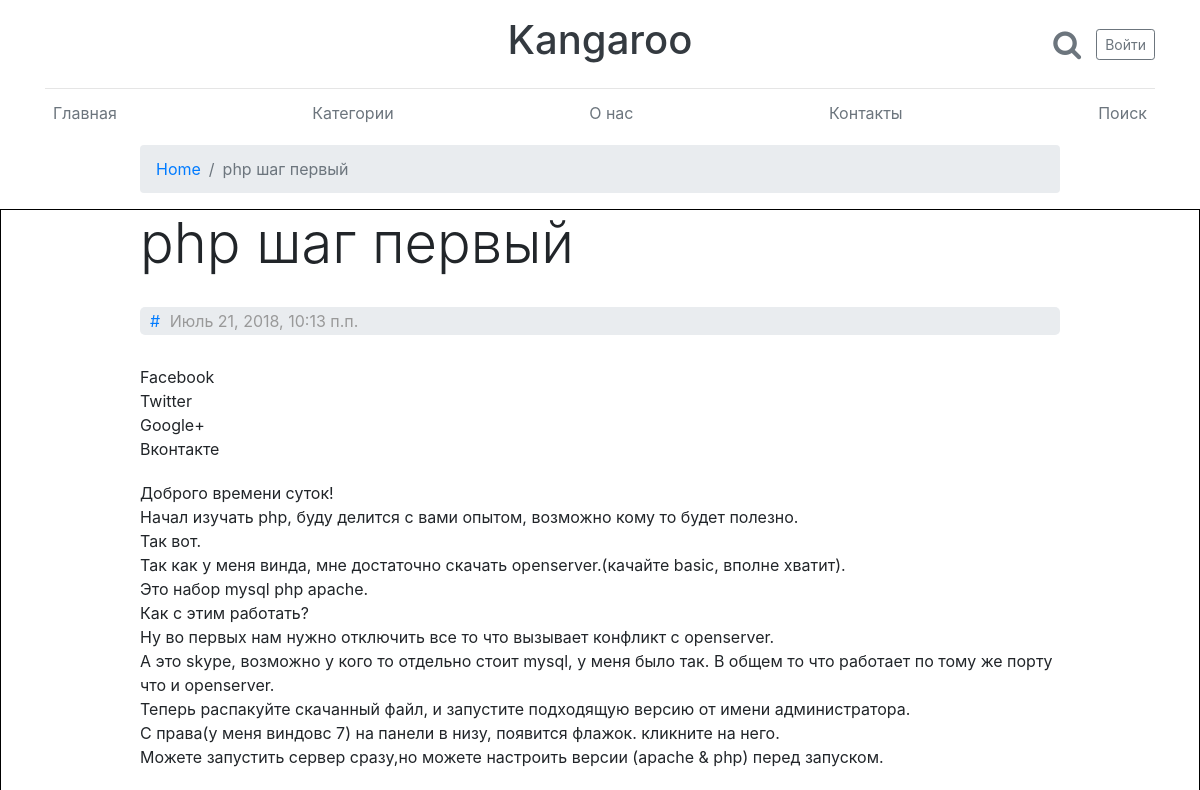
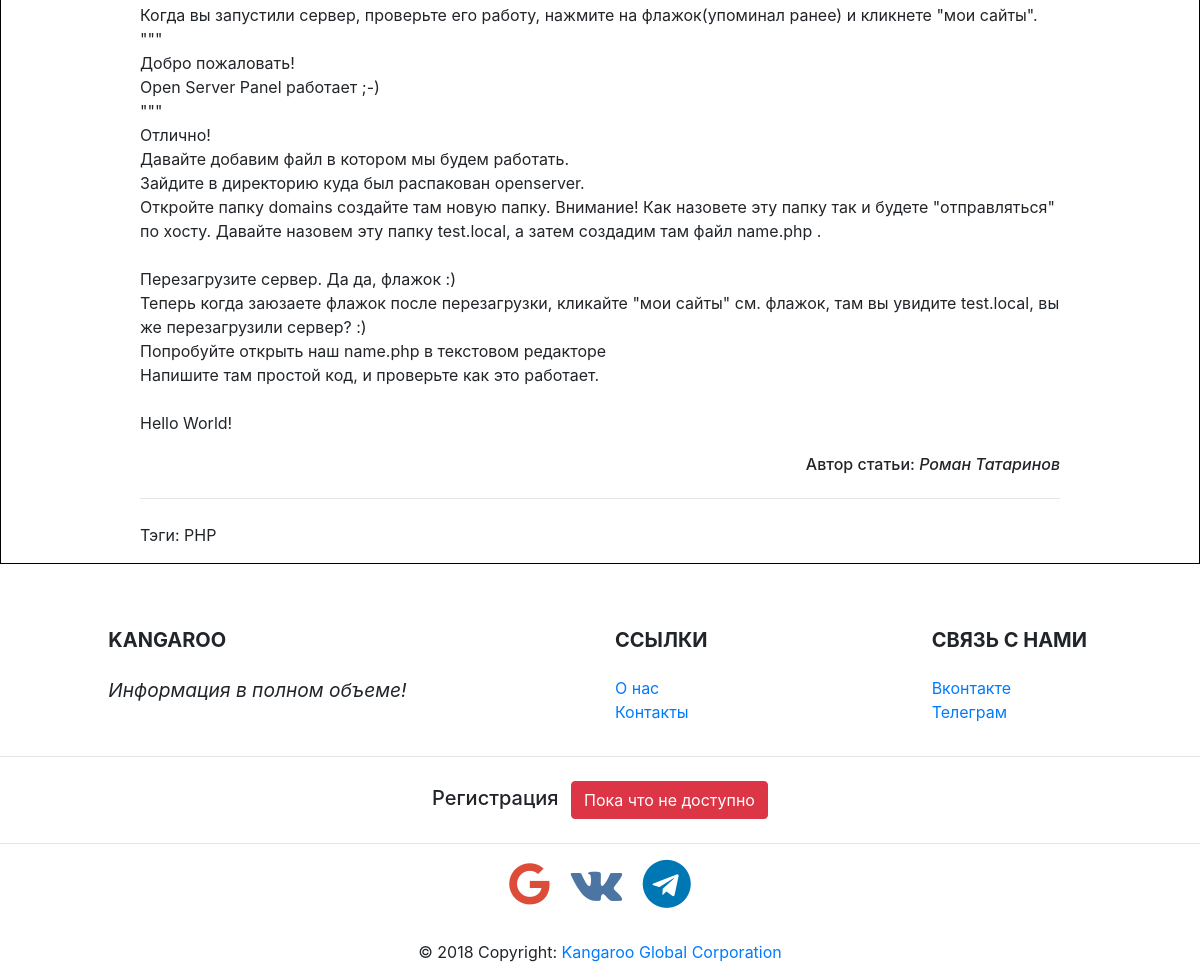
The app's page /post/2/ with its own data (2 pictures, top to bottom).
### page/models.py (models this page shows, shortened)
class Articles(models.Model):
    title = models.CharField(max_length=120)
    body = models.TextField()
    date = models.DateTimeField()
    author = models.CharField(max_length=100, verbose_name="Автор", null=True, blank=True)
    tags = TaggableManager()
    category = TreeForeignKey(Genre, blank=True, null=True, related_name="cat")
    image = models.ImageField(
        blank=True, upload_to='images',
        help_text='150x150px',
        verbose_name='Ссылка картинки'
    )
    def image_img(self):
        if self.image:
            return u'<a href="{0}" target="_blank"><img src="{0}" width="100"/></a>'.format(self.image.url)
        else:
            return '(Нет изображения)'
    image_img.short_description = 'Картинка'
    image_img.allow_tags = True

### page/views.py (the view)
# urls.py: url(r'^post/(?P<pk>\d+)/$', views.post_detail, name='post_detail'),
def post_detail(request, pk):
    post = get_object_or_404(Articles, pk=pk)
    return render(request, 'homepage/post_detail.html', {'post': post})

### templates/homepage/post_detail.html (shortened to what this page needs)
{% extends 'homepage/wrapper.html' %}  {% block content %}
<main>
    <div class="container">
        <div class="row justify-content-md-center">
            <div class="col-md-10">
                <nav class="breadcrumb">
                    <a class="breadcrumb-item" href="{% url 'index' %}">Home</a>
                    <span class="breadcrumb-item active">{{ post.title }}</span>
                </nav>
            </div>
        </div>
    </div>
    <div class="post">
        <div class="container">
            <div class="row justify-content-md-center">
                <div class="col-md-10">
                    <h1 class="display-4">{{ post.title }}</h1>
                    <div class="byline">
                        <a href="https://css-tricks.com/handling-errors-with-error-boundary/">#</a>
                        {% if post.date %}
                        <span class="date">{{ post.date }}</span>
                        {% endif %}
                    </div>
                    <div class="social-likes">
                        <div class="facebook" title="Share link on Facebook">Facebook</div>
                        <div class="twitter" title="Share link on Twitter">Twitter</div>
                        <div class="plusone" title="Share link on Google+">Google+</div>
                        <div class="vkontakte" title="Поделиться ссылкой во Вконтакте">Вконтакте</div>
                    </div>
                    <div class="post_detail_menu">
                        <p>{{ post.body|linebreaksbr }}</p>
                        </div>
                        {% if post.author %}
                            <h6 align="right">Автор статьи: <em>{{ post.author }}</em></h6>
                        {% endif %}
                <hr class="my-4">
                    <p>
                    {% if post.tags.all %}
                        Тэги:
                            {% for tag in post.tags.all %}
                                {{ tag }}
                            {% endfor %}
                        {% endif %}
                    </p>
                </div>
            </div>
        </div>
    </div>
</main>
{% endblock %}

### static/css/wrapper/wrapper.css (style rules this page uses)
.byline { background: #e9ecef; color: #999; padding: 2px 10px; border-radius: 5px; margin: 30px auto; }
.byline .date { margin: 0 5px; }
.post_detail_menu { margin: 20px auto; }
.post { border: 1px solid black; }

### records on screen
Articles: title "php шаг первый", date "Июль 21, 2018, 10:13 п.п.", body "Доброго времени суток! Начал изучать php, буду делится с вами опытом, возможно кому то будет полезно. Так вот. Так как у меня винда, мне достаточно скачать openserver.(качайте basic, вполне хватит). Это набор mysql php apache. Как с этим работать? Ну во первых нам нужно отключить все то что вызывает конфликт с openserver. А это skype, возможно у кого то отдельно стоит mysql, у меня было так. В общем то что работает по тому же порту что и openserver. Теперь распакуйте скачанный файл, и запустите подходящую версию от имени администратора. С права(у меня виндовс 7) на панели в низу, появится флажок. кликните на него. Можете запустить сервер сразу,но можете настроить версии (apache & php) перед…", author "Роман Татаринов"
Tag: name "PHP"
